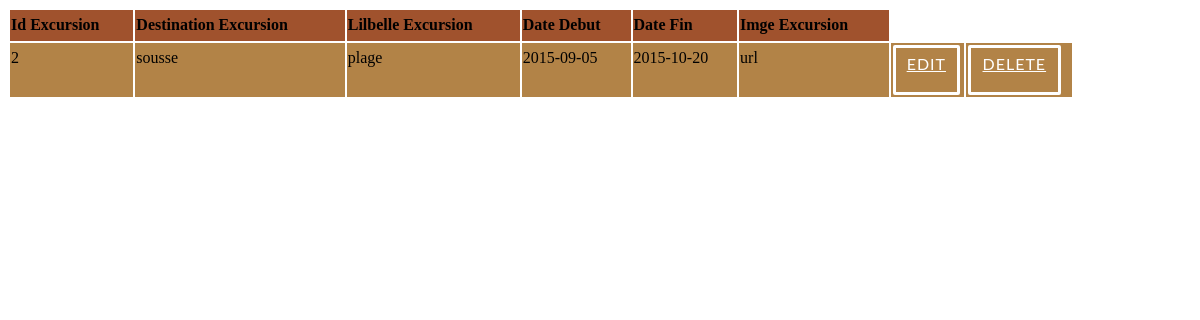
The app's page /pfc/cpanel/excursion/list.php, older data.
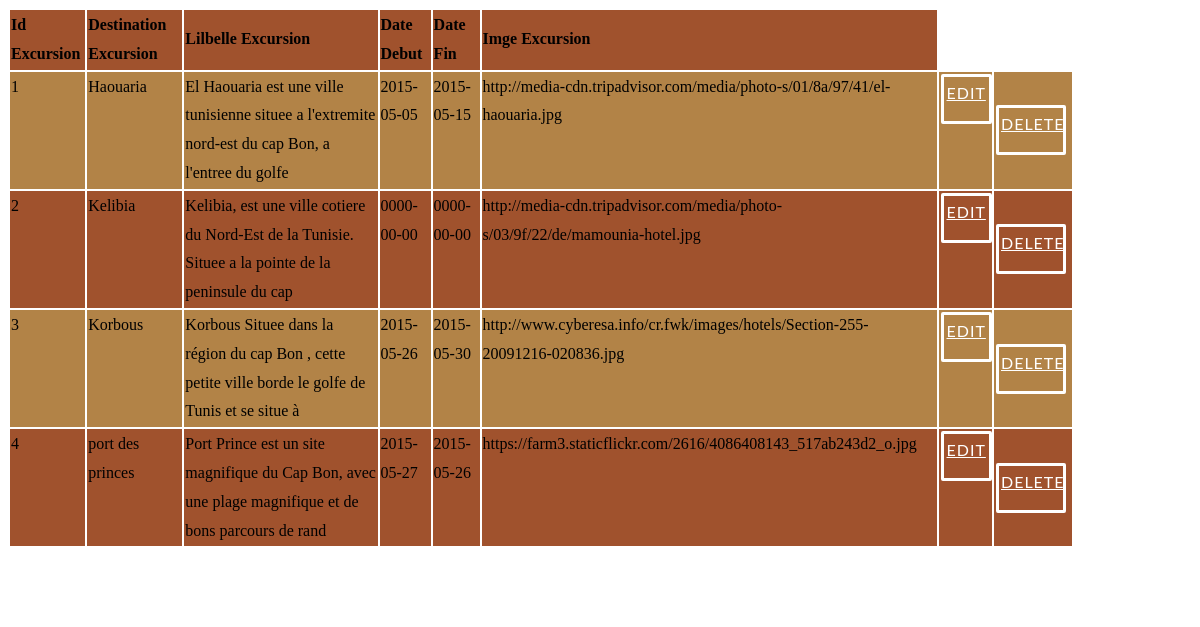
The same page, newer data.
### tables this page shows
CREATE TABLE IF NOT EXISTS `excursion` (
  `id_excursion` int(11) NOT NULL AUTO_INCREMENT,
  `destination_excursion` varchar(50) NOT NULL,
  `lilbelle_excursion` varchar(100) NOT NULL,
  `date_debut` date NOT NULL,
  `date_fin` date NOT NULL,
  `imge_excursion` varchar(200) NOT NULL,
  PRIMARY KEY (`id_excursion`)
);

### pfc/cpanel/excursion/list.php (the view, shortened to what this page needs)
<HTML>
	<head>
		<link rel="stylesheet" type="text/css" href="../css/view_style.css">
	</head>
<?php
echo "<table border=0 >";
echo "<tr>";
echo "<td><b>Id Excursion</b></td>";
echo "<td><b>Destination Excursion</b></td>";
echo "<td><b>Lilbelle Excursion</b></td>";
echo "<td><b>Date Debut</b></td>";
echo "<td><b>Date Fin</b></td>";
echo "<td><b>Imge Excursion</b></td>";
echo "</tr>";
$result = mysql_query("SELECT * FROM `excursion`") or trigger_error(mysql_error());
while($row = mysql_fetch_array($result)){
foreach($row AS $key => $value) { $row[$key] = stripslashes($value); }
echo "<tr>";
echo "<td valign='top'>" . nl2br( $row['id_excursion']) . "</td>";
echo "<td valign='top'>" . nl2br( $row['destination_excursion']) . "</td>";
echo "<td valign='top'>" . nl2br( $row['lilbelle_excursion']) . "</td>";
echo "<td valign='top'>" . nl2br( $row['date_debut']) . "</td>";
echo "<td valign='top'>" . nl2br( $row['date_fin']) . "</td>";
echo "<td valign='top'>" . nl2br( $row['imge_excursion']) . "</td>";
echo "<td valign='top'><a href=edit.php?id_excursion={$row['id_excursion']} class='popup-button'>Edit</a></td><td><a href=delete.php?id_excursion={$row['id_excursion']} class='popup-button'>Delete</a></td> ";
echo "</tr>";
}
echo "</table>";
echo "<a href=new.php class='popup-button'>New Row</a>";
?>

Row changes from the older to the newer data that the page shows:
added excursion: id_excursion "1", destination_excursion "Haouaria", lilbelle_excursion "El Haouaria est une ville tunisienne situee a l'extremite nord-est du cap Bon, a l'entree du golfe", date_debut "2015-05-05", date_fin "2015-05-15", imge_excursion "http://media-cdn.tripadvisor.com/media/photo-s/01/8a/97/41/el-haouaria.jpg"
changed excursion id 2: destination_excursion "sousse" → "Kelibia"; lilbelle_excursion "plage" → "Kelibia, est une ville cotiere du Nord-Est de la Tunisie. Situee a la pointe de la peninsule du cap"; date_debut "2015-09-05" → "0000-00-00"; date_fin "2015-10-20" → "0000-00-00"; imge_excursion "url" → "http://media-cdn.tripadvisor.com/media/photo-s/03/9f/22/de/mamounia-hotel.jpg"
added excursion: id_excursion "3", destination_excursion "Korbous", lilbelle_excursion "Korbous Situee dans la région du cap Bon , cette petite ville borde le golfe de Tunis et se situe à", date_debut "2015-05-26", date_fin "2015-05-30", imge_excursion "http://www.cyberesa.info/cr.fwk/images/hotels/Section-255-20091216-020836.jpg"
added excursion: id_excursion "4", destination_excursion "port des princes", lilbelle_excursion "Port Prince est un site magnifique du Cap Bon, avec une plage magnifique et de bons parcours de rand", date_debut "2015-05-27", date_fin "2015-05-26", imge_excursion "https://farm3.staticflickr.com/2616/4086408143_517ab243d2_o.jpg"
